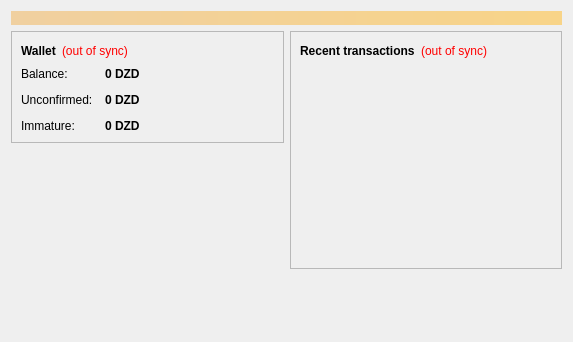
<?xml version="1.0" encoding="UTF-8"?>
<ui version="4.0">
 <class>OverviewPage</class>
 <widget class="QWidget" name="OverviewPage">
  <property name="geometry">
   <rect>
    <x>0</x>
    <y>0</y>
    <width>573</width>
    <height>342</height>
   </rect>
  </property>
  <property name="windowTitle">
   <string>Form</string>
  </property>
  <layout class="QVBoxLayout" name="topLayout">
   <item>
    <widget class="QLabel" name="labelAlerts">
     <property name="visible">
      <bool>false</bool>
     </property>
     <property name="styleSheet">
      <string notr="true">background-color: qlineargradient(x1: 0, y1: 0, x2: 1, y2: 0, stop:0 #F0D0A0, stop:1 #F8D488); color:#000000;</string>
     </property>
     <property name="wordWrap">
      <bool>true</bool>
     </property>
     <property name="margin">
      <number>3</number>
     </property>
    </widget>
   </item>
   <item>
    <layout class="QHBoxLayout" name="horizontalLayout" stretch="1,1">
     <item>
      <layout class="QVBoxLayout" name="verticalLayout_2">
       <item>
        <widget class="QFrame" name="frame">
         <property name="frameShape">
          <enum>QFrame::StyledPanel</enum>
         </property>
         <property name="frameShadow">
          <enum>QFrame::Raised</enum>
         </property>
         <layout class="QVBoxLayout" name="verticalLayout_4">
          <item>
           <layout class="QHBoxLayout" name="horizontalLayout_4">
            <item>
             <widget class="QLabel" name="label_5">
              <property name="font">
               <font>
                <weight>75</weight>
                <bold>true</bold>
               </font>
              </property>
              <property name="text">
               <string>Wallet</string>
              </property>
             </widget>
            </item>
            <item>
             <widget class="QLabel" name="labelWalletStatus">
              <property name="toolTip">
               <string>The displayed information may be out of date. Your wallet automatically synchronizes with the Dzcoin network after a connection is established, but this process has not completed yet.</string>
              </property>
              <property name="styleSheet">
               <string notr="true">QLabel { color: red; }</string>
              </property>
              <property name="text">
               <string notr="true">(out of sync)</string>
              </property>
              <property name="alignment">
               <set>Qt::AlignLeading|Qt::AlignLeft|Qt::AlignVCenter</set>
              </property>
             </widget>
            </item>
            <item>
             <spacer name="horizontalSpacer_2">
              <property name="orientation">
               <enum>Qt::Horizontal</enum>
              </property>
              <property name="sizeHint" stdset="0">
               <size>
                <width>40</width>
                <height>20</height>
               </size>
              </property>
             </spacer>
            </item>
           </layout>
          </item>
          <item>
           <layout class="QFormLayout" name="formLayout_2">
            <property name="fieldGrowthPolicy">
             <enum>QFormLayout::AllNonFixedFieldsGrow</enum>
            </property>
            <property name="horizontalSpacing">
             <number>12</number>
            </property>
            <property name="verticalSpacing">
             <number>12</number>
            </property>
            <item row="0" column="0">
             <widget class="QLabel" name="label">
              <property name="text">
               <string>Balance:</string>
              </property>
             </widget>
            </item>
            <item row="0" column="1">
             <widget class="QLabel" name="labelBalance">
              <property name="font">
               <font>
                <weight>75</weight>
                <bold>true</bold>
               </font>
              </property>
              <property name="cursor">
               <cursorShape>IBeamCursor</cursorShape>
              </property>
              <property name="toolTip">
               <string>Your current balance</string>
              </property>
              <property name="text">
               <string notr="true">0 DZD</string>
              </property>
              <property name="textInteractionFlags">
               <set>Qt::LinksAccessibleByMouse|Qt::TextSelectableByKeyboard|Qt::TextSelectableByMouse</set>
              </property>
             </widget>
            </item>
            <item row="1" column="0">
             <widget class="QLabel" name="label_3">
              <property name="text">
               <string>Unconfirmed:</string>
              </property>
             </widget>
            </item>
            <item row="1" column="1">
             <widget class="QLabel" name="labelUnconfirmed">
              <property name="font">
               <font>
                <weight>75</weight>
                <bold>true</bold>
               </font>
              </property>
              <property name="cursor">
               <cursorShape>IBeamCursor</cursorShape>
              </property>
              <property name="toolTip">
               <string>Total of transactions that have yet to be confirmed, and do not yet count toward the current balance</string>
              </property>
              <property name="text">
               <string notr="true">0 DZD</string>
              </property>
              <property name="textInteractionFlags">
               <set>Qt::LinksAccessibleByMouse|Qt::TextSelectableByKeyboard|Qt::TextSelectableByMouse</set>
              </property>
             </widget>
            </item>
            <item row="2" column="0">
             <widget class="QLabel" name="labelImmatureText">
              <property name="text">
               <string>Immature:</string>
              </property>
             </widget>
            </item>
            <item row="2" column="1">
             <widget class="QLabel" name="labelImmature">
              <property name="font">
               <font>
                <weight>75</weight>
                <bold>true</bold>
               </font>
              </property>
              <property name="toolTip">
               <string>Mined balance that has not yet matured</string>
              </property>
              <property name="text">
               <string notr="true">0 DZD</string>
              </property>
              <property name="textInteractionFlags">
               <set>Qt::LinksAccessibleByMouse|Qt::TextSelectableByKeyboard|Qt::TextSelectableByMouse</set>
              </property>
             </widget>
            </item>
           </layout>
          </item>
         </layout>
        </widget>
       </item>
       <item>
        <spacer name="verticalSpacer">
         <property name="orientation">
          <enum>Qt::Vertical</enum>
         </property>
         <property name="sizeHint" stdset="0">
          <size>
           <width>20</width>
           <height>40</height>
          </size>
         </property>
        </spacer>
       </item>
      </layout>
     </item>
     <item>
      <layout class="QVBoxLayout" name="verticalLayout_3">
       <item>
        <widget class="QFrame" name="frame_2">
         <property name="frameShape">
          <enum>QFrame::StyledPanel</enum>
         </property>
         <property name="frameShadow">
          <enum>QFrame::Raised</enum>
         </property>
         <layout class="QVBoxLayout" name="verticalLayout">
          <item>
           <layout class="QHBoxLayout" name="horizontalLayout_2">
            <item>
             <widget class="QLabel" name="label_4">
              <property name="text">
               <string>&lt;b&gt;Recent transactions&lt;/b&gt;</string>
              </property>
             </widget>
            </item>
            <item>
             <widget class="QLabel" name="labelTransactionsStatus">
              <property name="toolTip">
               <string>The displayed information may be out of date. Your wallet automatically synchronizes with the Dzcoin network after a connection is established, but this process has not completed yet.</string>
              </property>
              <property name="styleSheet">
               <string notr="true">QLabel { color: red; }</string>
              </property>
              <property name="text">
               <string notr="true">(out of sync)</string>
              </property>
              <property name="alignment">
               <set>Qt::AlignRight|Qt::AlignTrailing|Qt::AlignVCenter</set>
              </property>
             </widget>
            </item>
            <item>
             <spacer name="horizontalSpacer">
              <property name="orientation">
               <enum>Qt::Horizontal</enum>
              </property>
              <property name="sizeHint" stdset="0">
               <size>
                <width>40</width>
                <height>20</height>
               </size>
              </property>
             </spacer>
            </item>
           </layout>
          </item>
          <item>
           <widget class="QListView" name="listTransactions">
            <property name="styleSheet">
             <string notr="true">QListView { background: transparent; }</string>
            </property>
            <property name="frameShape">
             <enum>QFrame::NoFrame</enum>
            </property>
            <property name="verticalScrollBarPolicy">
             <enum>Qt::ScrollBarAlwaysOff</enum>
            </property>
            <property name="horizontalScrollBarPolicy">
             <enum>Qt::ScrollBarAlwaysOff</enum>
            </property>
            <property name="selectionMode">
             <enum>QAbstractItemView::NoSelection</enum>
            </property>
           </widget>
          </item>
         </layout>
        </widget>
       </item>
       <item>
        <spacer name="verticalSpacer_2">
         <property name="orientation">
          <enum>Qt::Vertical</enum>
         </property>
         <property name="sizeHint" stdset="0">
          <size>
           <width>20</width>
           <height>40</height>
          </size>
         </property>
        </spacer>
       </item>
      </layout>
     </item>
    </layout>
   </item>
  </layout>
 </widget>
 <resources/>
 <connections/>
</ui>
